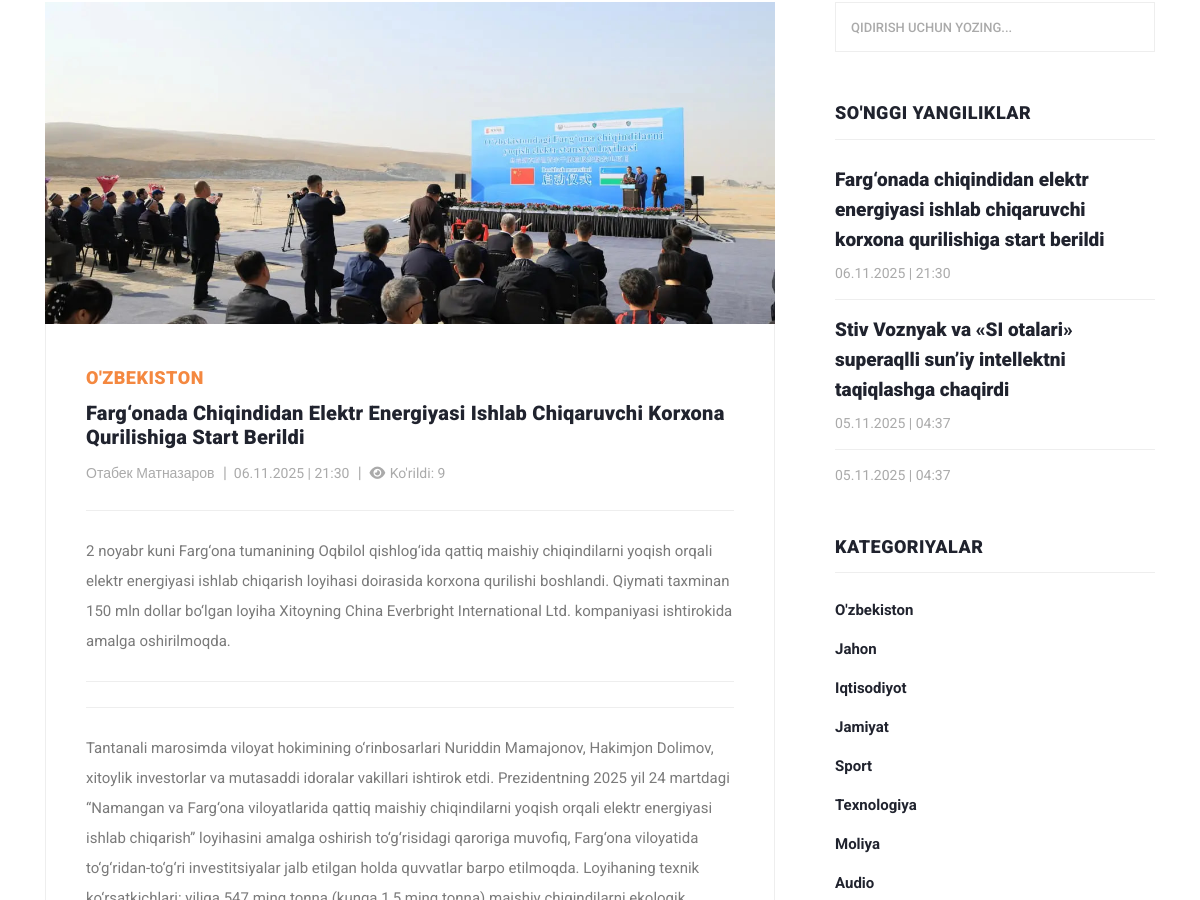
/?controller=news_view&id=1 (middle part), run on an earlier commit of the app's database.
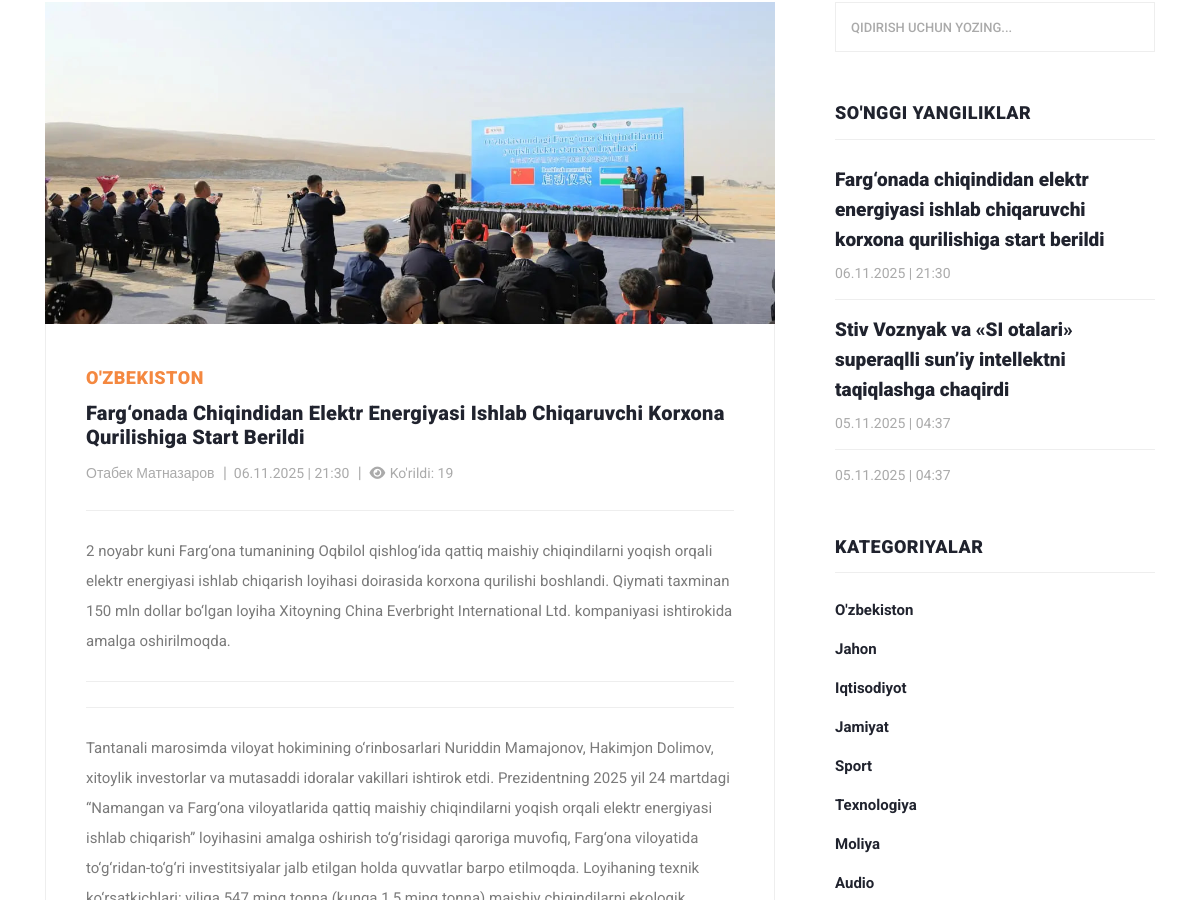
And on a later commit of the database.
### tables this page shows
CREATE TABLE `news`
(
    `id`          INTEGER PRIMARY KEY AUTOINCREMENT,
    `author_id`   INTEGER NOT NULL,
    `is_banner`   INTEGER DEFAULT 0 CHECK (is_banner IN (0, 1)), -- 0=yo'q, 1=ha
    `title`       TEXT    NOT NULL,
    `description` TEXT,
    `category_id` INTEGER NOT NULL,
    `image`       TEXT    DEFAULT NULL,
    `body`        TEXT    DEFAULT NULL,
    `seen_count`  INTEGER DEFAULT 0 CHECK (seen_count >= 0),
    `created_at`  TEXT    DEFAULT (datetime('now', '+5 hours')), -- sqlite da datetime turi yo'q
    `updated_at`  TEXT    DEFAULT (datetime('now', '+5 hours')),
    `status`      INTEGER DEFAULT 1 CHECK (status IN (0, 1))    -- 0=nofaol, 1=faol

);

CREATE TABLE `category`
(
    `id`     INTEGER PRIMARY KEY AUTOINCREMENT,
    `name`   TEXT NOT NULL,
    `status` BOOLEAN DEFAULT TRUE
);

CREATE TABLE `author`
(
  `id` INTEGER PRIMARY KEY AUTOINCREMENT,
  `name` VARCHAR(100) NOT NULL,
  `status` BOOLEAN DEFAULT TRUE
);

### views/view.php (called while the page is built, shortened)
<?php
require_once __DIR__ . '/widgets/header.php';
require_once __DIR__ . '/widgets/view-main-content.php';
require_once __DIR__ . '/widgets/footer.php';

### index.php (called while the page is built)
<?php
require_once __DIR__ . '/controllers/mainController.php';

### models/news.php (called while the page is built, shortened)
<?php
function getLastNews(): array
{
    global $pdo;
    $sql = "SELECT
                `N`.`id` AS `news_id`,
                `A`.`name` AS `muallif`,
                `N`.`title` AS `sarlavha`,
                `N`.`description` AS `qisqa_tavsif`,
                `C`.`name` AS `kategoriya`,
                `N`.`image` AS `rasm`,
               -- `N`.`body` AS `yangilik_matni`,
                `N`.`seen_count` AS `kurishlar_soni`,
                `N`.`created_at` AS `yaratilgan_vaqti`      -- GMT+5 da ko'rsatish
            FROM `news` AS `N`
            JOIN `category` AS `C`
             ON `N`.`category_id` = `C`.`id`
            JOIN `author` AS `A`
            ON `N`.`author_id` = `A`.`id`
            WHERE `N`.`status` = " . ACTIVE .
        " ORDER BY `yaratilgan_vaqti` DESC
            LIMIT 3";
    $stmt = $pdo->prepare($sql);
    $stmt->execute();
    return $stmt->fetchAll(PDO::FETCH_ASSOC);
}
function getNewsById(int $id): array
{
    global $pdo;
    $sql = "SELECT
                `N`.`id` AS `news_id`,
                `A`.`name` AS `muallif`,
                `N`.`title` AS `sarlavha`,
                `N`.`description` AS `qisqa_tavsif`,
                `C`.`name` AS `kategoriya`,
                `N`.`image` AS `rasm`,
                `N`.`body` AS `yangilik_matni`,
                `N`.`seen_count` AS `kurishlar_soni`,
                `N`.`created_at` AS `yaratilgan_vaqti`      -- GMT+5 da ko'rsatish
            FROM `news` AS `N`
            LEFT JOIN `category` AS `C`
             ON `N`.`category_id` = `C`.`id` AND `C`.`status` = " . ACTIVE . "
            JOIN `author` AS `A`
            ON `N`.`author_id` = `A`.`id`
            WHERE `N`.`status` = " . ACTIVE .
        " AND `N`.`id` = :id " .
        " LIMIT 1 ; ";
    $stmt = $pdo->prepare($sql);
    $stmt->bindParam(':id', $id, PDO::PARAM_INT);
    $stmt->execute();
    return $stmt->fetch(PDO::FETCH_ASSOC);
}

### helpers.php (called while the page is built, shortened)
<?php
function getImage(string $table_name, int $id, mixed $filename): string
{
    $relativePath = "uploads/$table_name/$id/$filename";
    if (file_exists(PROJECT_ROOT . $relativePath)) {
        return '/' . $relativePath;
    }
    return '/assets/images/no_image.png';
}

### controllers/imports.php (called while the page is built, shortened)
<?php
$categories = getCategories();
$news = getLastNews();

### models/categories.php (called while the page is built)
<?php
function getCategories(): array
{
    global $pdo;
    $sql = "SELECT
                `name`
            FROM `category`
            WHERE `status` = " . ACTIVE . "
            ORDER BY `id`
            ";
    $stmt = $pdo->prepare($sql);
    $stmt->execute();
    return $stmt->fetchAll(PDO::FETCH_ASSOC);
}

### views/widgets/view-main-content.php (the view, shortened to what the changed rows need)
<section class="blog-posts grid-system">
    <div class="container">
        <div class="row">
            <div class="col-lg-8">
                <div class="all-blog-posts">
                    <div class="row">
                        <div class="col-lg-12">
                            <div class="blog-post">
                                <div class="blog-thumb">
                                    <?php $image = getImage('news', $newsItem['news_id'], $newsItem['rasm']); ?>
                                    <a>
                                        <img src="<?= $image; ?>"
                                             style="height: 322px; width: 730px; object-fit: cover"
                                             alt="<?= $newsItem['sarlavha']; ?> ">
                                    </a>
                                </div>
                                <div class="down-content">
                                    <span> <?= $newsItem['kategoriya']; ?> </span>
                                    <a><h4> <?= $newsItem['sarlavha'] ?> </h4></a>
                                    <ul class="post-info">
                                        <li><a href="#"> <?= $newsItem['muallif'] ?> </a></li>
                                        <li>
                                            <a> <?= date('d.m.Y  |  H:i', strtotime($newsItem['yaratilgan_vaqti'])); ?> </a>
                                        </li>
                                        <li><a> <i class="fas fa-eye"></i>
                                                Ko'rildi: <?= $newsItem['kurishlar_soni']; ?> </a></li>
                                    </ul>
                                    <p> <?= $newsItem['qisqa_tavsif'] ?> </p>
                                    <p> <?= $newsItem['yangilik_matni'] ?> </p>
                                </div>
                            </div>
                        </div>
                    </div>
                </div>
            </div>
            <div class="col-lg-4">
                <?php require_once __DIR__ . '/sidebar.php'; ?>
            </div>
        </div>
    </div>
</section>

### views/widgets/sidebar.php (shortened to what the changed rows need)
<div class="sidebar">
    <div class="row">
        <div class="col-lg-12">
            <div class="sidebar-item search">
                <form id="search_form" name="gs" method="GET" action="#">
                    <input type="text" name="q" class="searchText" placeholder="qidirish uchun yozing..."
                           autocomplete="on">
                </form>
            </div>
        </div>
        <div class="col-lg-12">
            <div class="sidebar-item recent-posts">
                <div class="sidebar-heading">
                    <h2>So'nggi yangiliklar</h2>
                </div>
                <div class="content">
                    <ul>
                        <?php if (!empty($news)): ?>
                            <?php foreach ($news as $news_item): ?>
                                <li>
                                    <a href="?controller=news_view&id=<?= htmlspecialchars($news_item['news_id']) ?>">
                                        <h5> <?= htmlspecialchars($news_item['sarlavha']); ?> </h5>
                                        <span><?= date('d.m.Y  |  H:i', strtotime($news_item['yaratilgan_vaqti'])); ?></span>
                                    </a>
                                </li>
                            <?php endforeach; ?>
                        <?php else: echo 'news massivi null!'; ?>
                        <?php endif; ?>
                    </ul>
                </div>
            </div>
        </div>
        <div class="col-lg-12">
            <div class="sidebar-item categories">
                <div class="sidebar-heading">
                    <h2>Kategoriyalar</h2>
                </div>
                <div class="content">
                    <ul>
                        <?php if (!empty($categories)): ?>
                            <?php foreach ($categories as $category): ?>
                                <li><a href="#"> <?= $category['name'] ?> </a></li>
                            <?php endforeach; ?>
                        <?php endif; ?>
                    </ul>
                </div>
            </div>
        </div>
    </div>
</div>

What changed in the data, as far as the page shows it:
changed news "O'ZBEKISTON": seen_count "9" → "19"
